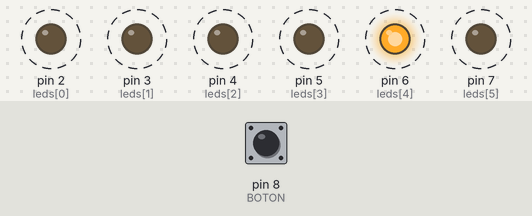
Bench run of a sketch on a simulated Arduino Uno, built with avr-gcc and run on an emulated ATmega328P. Shown: output pins drawn as LEDs (lit = HIGH). Dashed ring = blinking. The inputs (shaded band) are chosen by the test bench; at power-on: pin 8 (BOTON) LOW. Random numbers use the default seed unless the sketch sets one.

Above: at 2.1 s.
3.3 s: pin 8 (BOTON) pulled HIGH for 1.45 s
At 4.05 s:
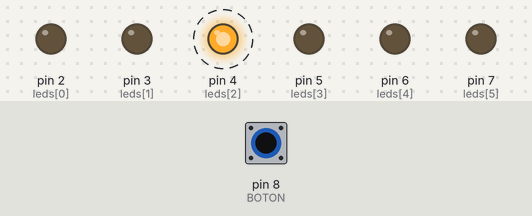
6.8 s: pin 8 (BOTON) pulled HIGH for 1.45 s
At 7.45 s:
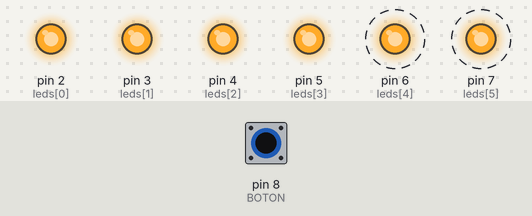
10.6 s: pin 8 (BOTON) pulled HIGH for 3.2 s
At 10.9 s:
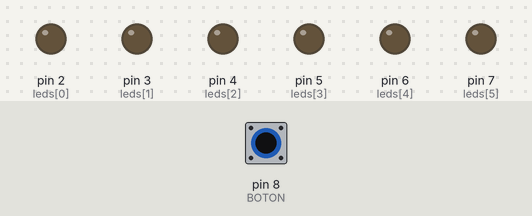
15.3 s: pin 8 (BOTON) pulled HIGH for 1.45 s
Timing chart, 0 to 19.8 s (numbered marks = the images above; inputs shaded):
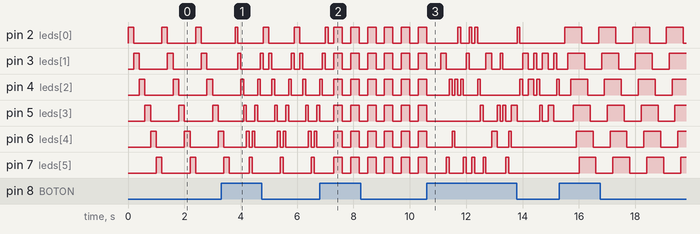

The sketch:

sketch_juegoluces.ino
```cpp
#define BOTON 8

int leds[] = {2,3,4,5,6,7};
int patronActual = 0;
bool estadoBoton = 0;
bool ultimoEstado = 0;

void setup() {
  for(int i=0; i<6; i++){
    pinMode(leds[i], OUTPUT);
  }
  pinMode(BOTON, INPUT);
}

void loop() {
  leerBoton();

  switch(patronActual){
    case 0: patronSecuencia(); break;
    case 1: patronPersecucion(); break;
    case 2: patronParpadeo(); break;
    case 3: patronAleatorio(); break;
    case 4: patronOnda(); break;
  }
}

// Boton
void leerBoton(){
  estadoBoton = digitalRead(BOTON);

  if(estadoBoton == HIGH && ultimoEstado == LOW){
    patronActual++;
    if(patronActual > 4) patronActual = 0;
    delay(200); // debounce
  }

  ultimoEstado = estadoBoton;
}

// P0: Secuencia
void patronSecuencia(){
  for(int i=0; i<6; i++){
    digitalWrite(leds[i], HIGH);
    delay(200);
    digitalWrite(leds[i], LOW);
  }
}

// P1: Persecución
void patronPersecucion(){
  for(int i=0; i<6; i++){
    digitalWrite(leds[i], HIGH);
    delay(100);
    digitalWrite(leds[i], LOW);
  }
  for(int i=4; i>=0; i--){
    digitalWrite(leds[i], HIGH);
    delay(100);
    digitalWrite(leds[i], LOW);
  }
}

// P2: Parpadeo
void patronParpadeo(){
  for(int i=0; i<6; i++){
    digitalWrite(leds[i], HIGH);
  }
  delay(300);
  for(int i=0; i<6; i++){
    digitalWrite(leds[i], LOW);
  }
  delay(300);
}

// P3: Aleatorio
void patronAleatorio(){
  int led = random(0,6);
  digitalWrite(leds[led], HIGH);
  delay(100);
  digitalWrite(leds[led], LOW);
}

// P4: Onda
void patronOnda(){
  for(int i=0; i<6; i++){
    digitalWrite(leds[i], HIGH);
    delay(100);
  }
  for(int i=0; i<6; i++){
    digitalWrite(leds[i], LOW);
    delay(100);
  }
}
```
